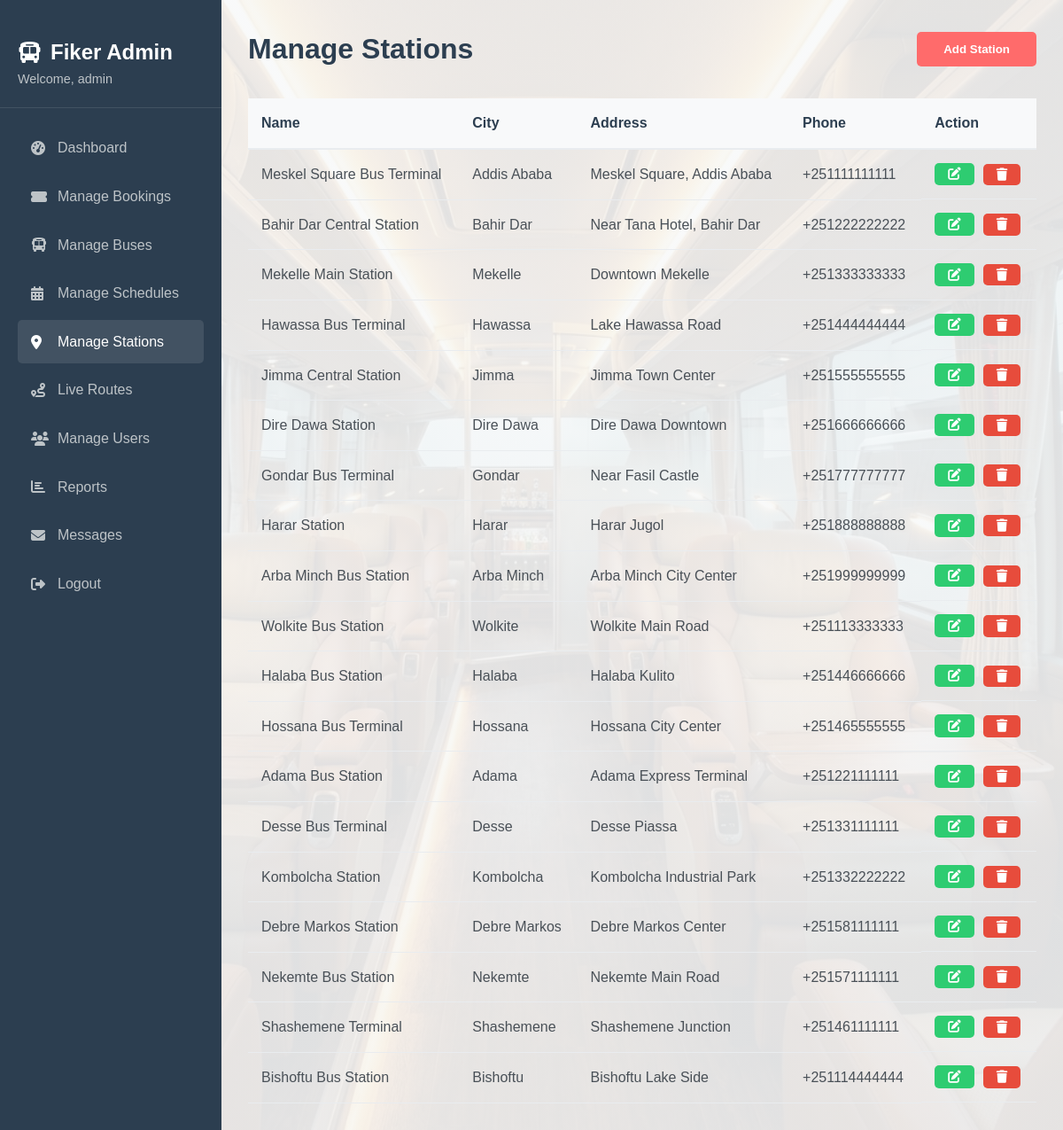
/dashboard/stations.php (signed in), run on the app's committed database.
### tables this page shows
CREATE TABLE `bus_stations` (
  `id` int(11) NOT NULL,
  `station_name` varchar(100) NOT NULL,
  `city` varchar(100) NOT NULL,
  `address` text DEFAULT NULL,
  `contact_phone` varchar(20) DEFAULT NULL
);

### dashboard/stations.php (the view, shortened to what this page needs)
<?php
include '../php/config.php';
$stations = $conn->query("SELECT * FROM bus_stations");
?>
<!DOCTYPE html>
<html lang="en">
<head>
    <link rel="stylesheet" href="../css/style.css">
    <link rel="stylesheet" href="../css/dashboard.css">
    <link rel="stylesheet" href="https://cdnjs.cloudflare.com/ajax/libs/font-awesome/6.4.0/css/all.min.css">
</head>
<body>
    <div class="admin-container">
        <div class="admin-sidebar">
            <div class="admin-brand">
                <h2><i class="fas fa-bus"></i> Fiker Admin</h2>
                <p style="color: #bdc3c7; font-size: 0.9rem;">Welcome, <?php echo $_SESSION['username']; ?></p>
            </div>
            <div class="admin-menu">
                <a href="admin.php"><i class="fas fa-tachometer-alt"></i> Dashboard</a>
                <a href="bookings.php"><i class="fas fa-ticket-alt"></i> Manage Bookings</a>
                <a href="buses.php"><i class="fas fa-bus"></i> Manage Buses</a>
                <a href="schedules.php"><i class="fas fa-calendar-alt"></i> Manage Schedules</a>
                <a href="stations.php" class="active"><i class="fas fa-map-marker-alt"></i> Manage Stations</a>
                <a href="../index.php#routes" target="_blank"><i class="fas fa-route"></i> Live Routes</a>
                <a href="users.php"><i class="fas fa-users"></i> Manage Users</a>
                <a href="reports.php"><i class="fas fa-chart-bar"></i> Reports</a>
                <a href="messages.php"><i class="fas fa-envelope"></i> Messages</a>
                <a href="../php/auth.php?action=logout"><i class="fas fa-sign-out-alt"></i> Logout</a>
            </div>
        </div>
        <div class="admin-content">
            <div class="dashboard-header">
                <h1>Manage Stations</h1>
                <button onclick="document.getElementById('addBox').style.display='block'" class="btn-primary">Add Station</button>
            </div>
            <div class="bookings-table">
                <table>
                    <thead><tr><th>Name</th><th>City</th><th>Address</th><th>Phone</th><th>Action</th></tr></thead>
                    <tbody>
                        <?php while($r=$stations->fetch_assoc()): ?>
                        <tr>
                            <td><?php echo $r['station_name']; ?></td>
                            <td><?php echo $r['city']; ?></td>
                            <td><?php echo $r['address']; ?></td>
                            <td><?php echo $r['contact_phone']; ?></td>
                            <td class="action-buttons">
                                <button type="button" class="btn-confirm"
                                        onclick='editStation(<?php echo json_encode($r); ?>)' title="Edit Station">
                                    <i class="fas fa-edit"></i>
                                </button>
                                <form method="POST" style="display:inline;" onsubmit="return confirm('Delete this station?')">
                                    <button type="submit" class="btn-cancel" title="Delete Station">
                                        <i class="fas fa-trash"></i>
                                    </button>
                                </form>
                            </td>
                        </tr>
                        <?php endwhile; ?>
                    </tbody>
                </table>
            </div>
        </div>
    </div>
</body>
</html>

### css/style.css (style rules this page uses)
* { margin: 0; padding: 0; box-sizing: border-box; }
body { font-family: 'Poppins', sans-serif; line-height: 1.6; color: #333; background-color: #f8f9fa; }
.btn-primary { display: inline-block; background-color: #ff6b6b; color: white; padding: 12px 30px; border-radius: 5px; text-decoration: none; font-weight: 600; transition: all 0.3s; border: none; cursor: pointer; }

### css/dashboard.css (style rules this page uses)
.dashboard-header { display: flex; justify-content: space-between; align-items: center; margin-bottom: 30px; }
.dashboard-header h1 { color: #2c3e50; }
.bookings-table table { width: 100%; border-collapse: collapse; }
.bookings-table th { background-color: #f8f9fa; padding: 15px; text-align: left; color: #2c3e50; font-weight: 600; border-bottom: 2px solid #e9ecef; }
.bookings-table td { padding: 15px; border-bottom: 1px solid #e9ecef; color: #495057; }
.btn-cancel { background-color: #e74c3c; color: white; padding: 5px 15px; border-radius: 5px; border: none; text-decoration: none; font-size: 0.9rem; display: inline-flex; align-items: center; gap: 5px; cursor: pointer; transition: background 0.3s; }
.btn-confirm { background-color: #2ecc71; color: white; padding: 5px 15px; border-radius: 5px; border: none; text-decoration: none; font-size: 0.9rem; display: inline-flex; align-items: center; gap: 5px; cursor: pointer; transition: background 0.3s; }
.action-buttons { display: flex; gap: 10px; }
.admin-container { display: grid; grid-template-columns: 250px 1fr; min-height: 100vh; }
.admin-sidebar { background-color: #2c3e50; color: white; padding: 20px 0; }
.admin-brand { padding: 20px; border-bottom: 1px solid rgba(255, 255, 255, 0.1); margin-bottom: 20px; }
.admin-brand h2 { color: white; display: flex; align-items: center; gap: 10px; }
.admin-menu { padding: 0 20px; }
.admin-menu a { display: flex; align-items: center; gap: 10px; color: #bdc3c7; text-decoration: none; padding: 12px 15px; border-radius: 5px; margin-bottom: 5px; transition: all 0.3s; }
.admin-menu a:hover, .admin-menu a.active { background-color: rgba(255, 255, 255, 0.1); color: white; }
.admin-menu a i { width: 20px; }
.admin-content { padding: 30px; background: linear-gradient(rgba(248, 249, 250, 0.9), rgba(248, 249, 250, 0.9)), url('../assets/images/bus5.png'); background-size: cover; background-position: center; background-attachment: fixed; overflow-y: auto; }

### data on the page
bus_stations: station_name "Meskel Square Bus Terminal", city "Addis Ababa", address "Meskel Square, Addis Ababa", contact_phone "+251111111111"
bus_stations: station_name "Bahir Dar Central Station", city "Bahir Dar", address "Near Tana Hotel, Bahir Dar", contact_phone "+251222222222"
bus_stations: station_name "Mekelle Main Station", city "Mekelle", address "Downtown Mekelle", contact_phone "+251333333333"
bus_stations: station_name "Hawassa Bus Terminal", city "Hawassa", address "Lake Hawassa Road", contact_phone "+251444444444"
bus_stations: station_name "Jimma Central Station", city "Jimma", address "Jimma Town Center", contact_phone "+251555555555"
bus_stations: station_name "Dire Dawa Station", city "Dire Dawa", address "Dire Dawa Downtown", contact_phone "+251666666666"
bus_stations: station_name "Gondar Bus Terminal", city "Gondar", address "Near Fasil Castle", contact_phone "+251777777777"
bus_stations: station_name "Harar Station", city "Harar", address "Harar Jugol", contact_phone "+251888888888"
bus_stations: station_name "Arba Minch Bus Station", city "Arba Minch", address "Arba Minch City Center", contact_phone "+251999999999"
bus_stations: station_name "Wolkite Bus Station", city "Wolkite", address "Wolkite Main Road", contact_phone "+251113333333"
bus_stations: station_name "Halaba Bus Station", city "Halaba", address "Halaba Kulito", contact_phone "+251446666666"
bus_stations: station_name "Hossana Bus Terminal", city "Hossana", address "Hossana City Center", contact_phone "+251465555555"
bus_stations: station_name "Adama Bus Station", city "Adama", address "Adama Express Terminal", contact_phone "+251221111111"
bus_stations: station_name "Desse Bus Terminal", city "Desse", address "Desse Piassa", contact_phone "+251331111111"
bus_stations: station_name "Kombolcha Station", city "Kombolcha", address "Kombolcha Industrial Park", contact_phone "+251332222222"
bus_stations: station_name "Debre Markos Station", city "Debre Markos", address "Debre Markos Center", contact_phone "+251581111111"
bus_stations: station_name "Nekemte Bus Station", city "Nekemte", address "Nekemte Main Road", contact_phone "+251571111111"
bus_stations: station_name "Shashemene Terminal", city "Shashemene", address "Shashemene Junction", contact_phone "+251461111111"
bus_stations: station_name "Bishoftu Bus Station", city "Bishoftu", address "Bishoftu Lake Side", contact_phone "+251114444444"

### other printed values
$_SESSION['username'] "admin"
